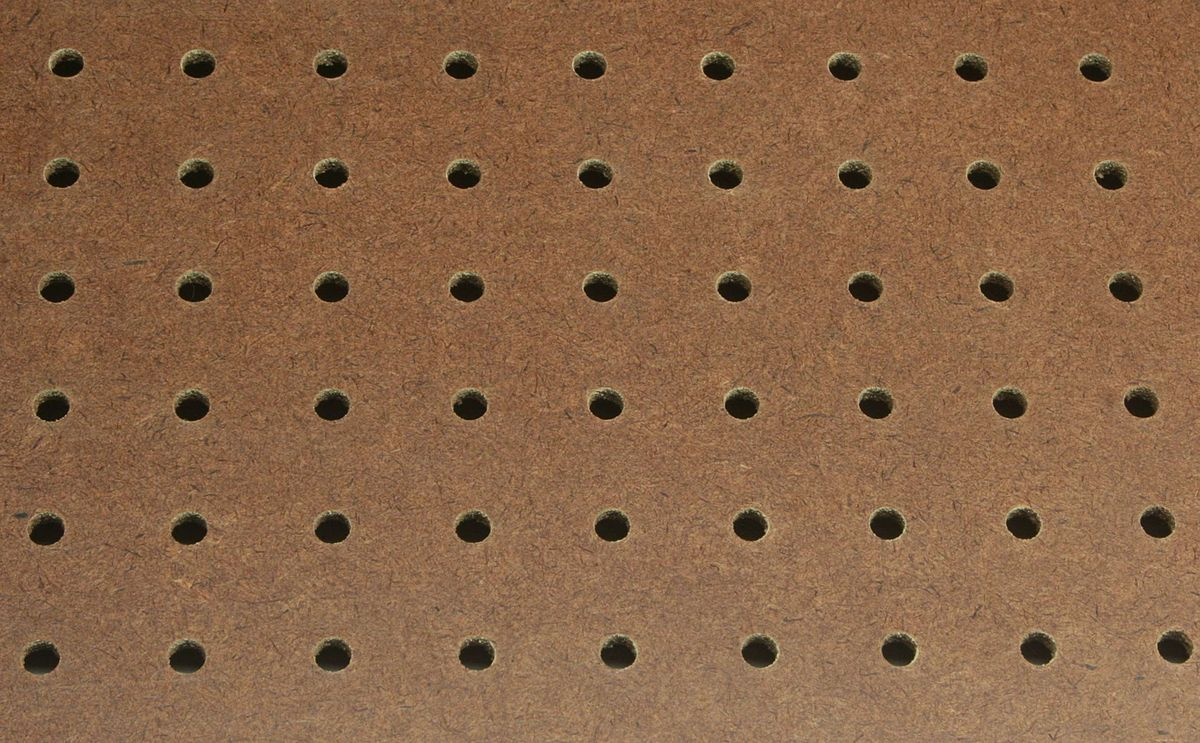
#> input picture 3.jpg, 1200 x 743 px
$ python tree_holes.py
#> lines starting #> are read from the running program, lines starting #| are printed output that depends on the picture; after the words box and inside, x2 and y2 are one past the last pixel; in counts of white or black regions, pixels touching at a corner belong together
import cv2
import numpy as np

count = 0
img = cv2.imread('./3.jpg', 0)
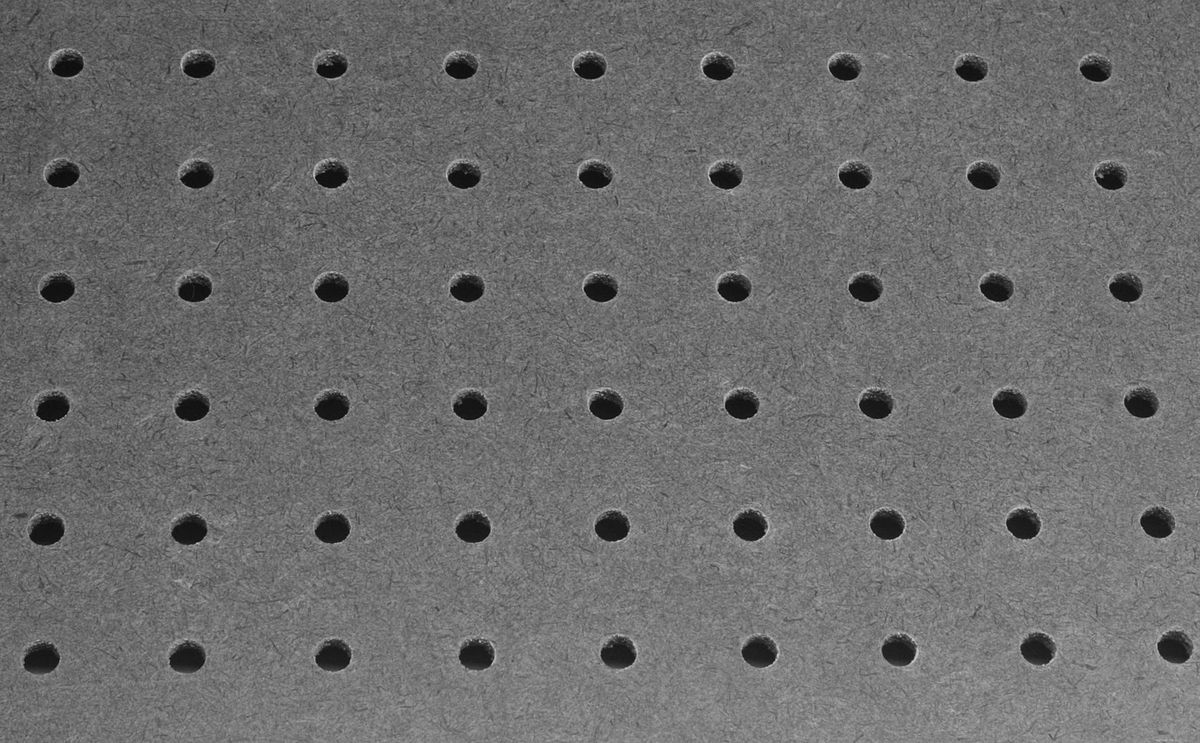
#> img: shape (743, 1200); min 0, max 213, mean 108.5
cimg = cv2.cvtColor(img, cv2.COLOR_GRAY2BGR)
blur = cv2.blur(img, (5, 5))

circles = cv2.HoughCircles(blur, cv2.HOUGH_GRADIENT, param1=50, param2=50,
                           dp=1.94, minDist=20, minRadius=12, maxRadius=25)
#> circles = 54 rows, first 8: [749.8, 524.8, 15.3], [472.4, 528.7, 21.7], [187.2, 528.7, 23.83], [852.6, 175.6, 17.43], [63.05, 179.5, 23.83], [200.8, 70.81, 23.83], [328.8, 64.99, 17.43], [759.5, 647, 19.57]
circles = np.uint16(np.around(circles))
#> circles = 54 rows, first 8: [750, 525, 15], [472, 529, 22], [187, 529, 24], [853, 176, 17], [63, 179, 24], [201, 71, 24], [329, 65, 17], [760, 647, 20]

color_img = cv2.imread("./3.jpg")
#> color_img is the input picture: shape (743, 1200, 3); mean B, G, R 71.1, 100.8, 137.7
red = (0, 0, 255)
for x, y, r in circles[0]:
    cv2.circle(color_img, (x, y), r, red, 2)
    count += 1
#> this loop made 54 passes
#> (x, y, r) on passes 1 to 12: (750, 525, 15), (472, 529, 22), (187, 529, 24), (853, 176, 17), (63, 179, 24), (201, 71, 24), (329, 65, 17), (760, 647, 20), (998, 288, 22), (335, 655, 15), (612, 527, 15), (1037, 649, 15)
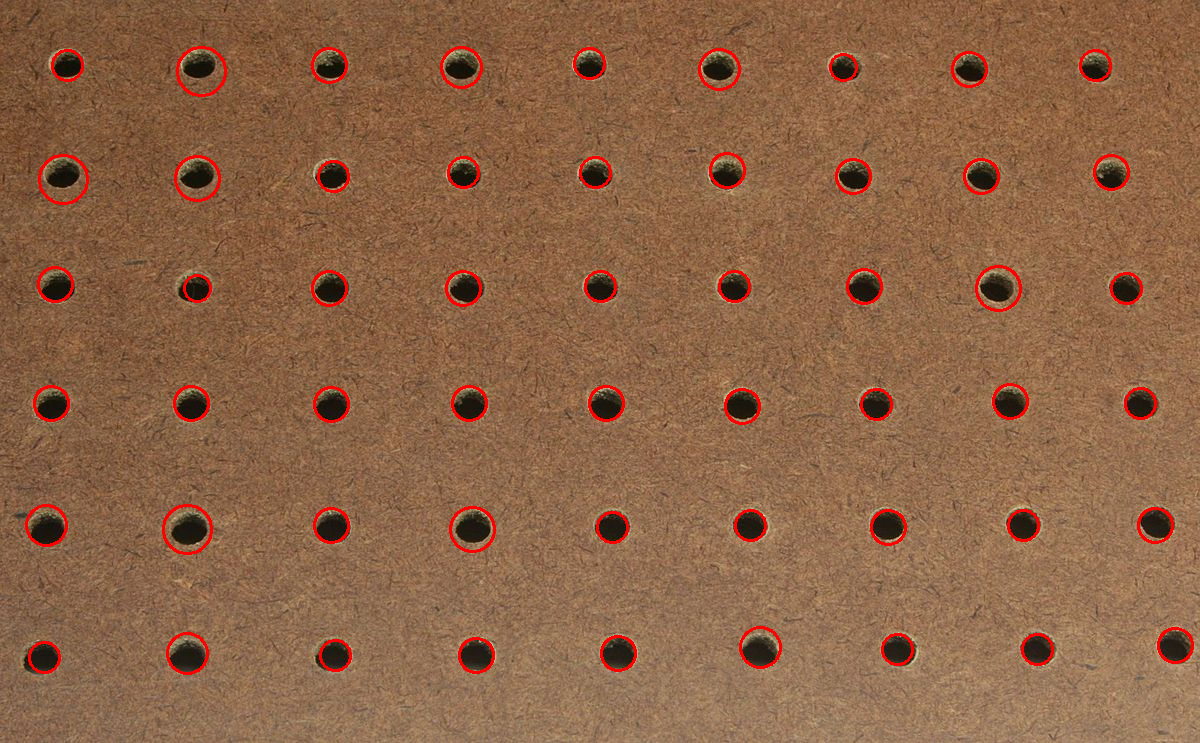
#> color_img: shape (743, 1200, 3); 2% of pixels changed, all inside (x1, y1, x2, y2) = (25, 46, 1194, 675)
#> after the loop, count = 54


cv2.imshow(f'Holes in tree: {count}', color_img)
cv2.waitKey(0)
cv2.destroyAllWindows()

$ run again, with 4.jpg copied over 3.jpg
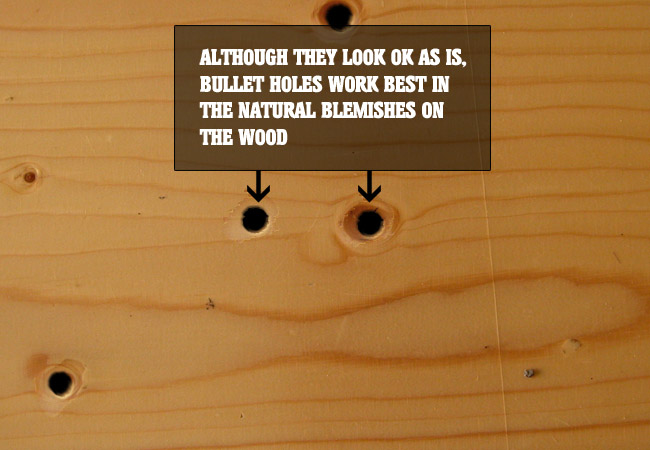
#> input picture 4.jpg, 650 x 450 px
#> `blur = cv2.blur(img, (5, 5))`:
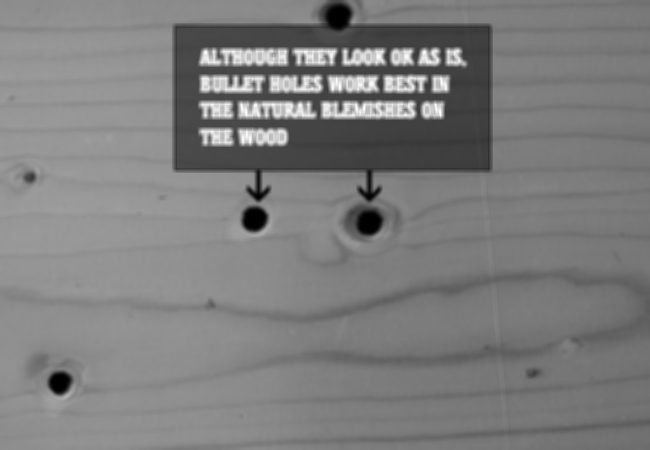
#> blur: shape (450, 650); min 0, max 254, mean 125.2
#> `circles = cv2.HoughCircles(blur, cv2.HOUGH_GRADIENT, param1=50, param2..`: circles = [[365.7, 218.2, 23.83], [367.6, 82.45, 23.83], [222.1, 111.6, 21.7]]
#> `circles = np.uint16(np.around(circles))`: circles = [[366, 218, 24], [368, 82, 24], [222, 112, 22]]
#> color_img is the input picture: shape (450, 650, 3); mean B, G, R 59.4, 117.1, 166.3
#> the loop `for x, y, r in circles[0]:` made 3 passes
#> after the loop `for x, y, r in circles[0]:`:
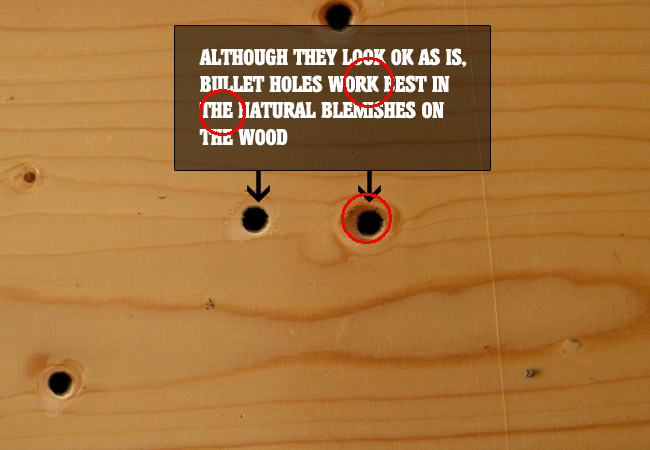
#> color_img: shape (450, 650, 3); 0.47% of pixels changed, all inside (x1, y1, x2, y2) = (199, 57, 394, 244)
#> after the loop `for x, y, r in circles[0]:`: count = 3
